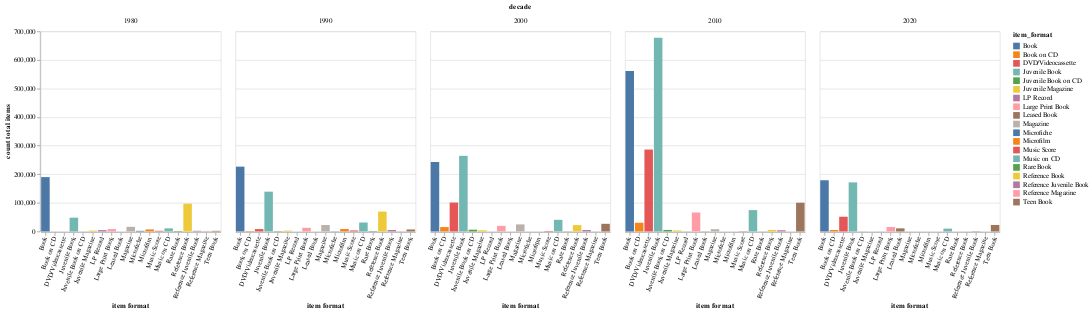

The code cell stored with this chart in its notebook:
### Code cell
#@title
chart = alt.Chart(df).mark_bar().encode(
    # x='end_date:T',
    x=alt.X(
        'item_format',
        axis=alt.Axis(title='item format', labelAngle=-70),
        # sort='-y'
    ),
    y=alt.Y(
        'count_items:Q',
        title = 'count total items',
        # scale = alt.Scale(domain=[0,100]),
    ),
    color=alt.Color(
        'item_format',
        # legend=None
    ),
    tooltip=['decade', 'item_format', 'count_items']
).properties(
    title="",
    # .format(df.iloc[0]['branch_name']),
    width=270,
).facet(
    facet='decade',
    columns=5
)

chart.display()

### Figure 1 — Vega-Lite specification as saved in the notebook (floating-point values rounded to 4 significant figures)
{"config": {"view": {"continuousWidth": 400, "continuousHeight": 300}}, "data": {"name": "data-00430cbfd0b6591dded7fa6fc9a4467f"}, "facet": {"field": "decade", "type": "quantitative"}, "spec": {"mark": "bar", "encoding": {"color": {"field": "item_format", "type": "nominal"}, "tooltip": [{"field": "decade", "type": "quantitative"}, {"field": "item_format", "type": "nominal"}, {"field": "count_items", "type": "quantitative"}], "x": {"axis": {"labelAngle": -70, "title": "item format"}, "field": "item_format", "type": "nominal"}, "y": {"field": "count_items", "title": "count total items", "type": "quantitative"}}, "title": "", "width": 270}, "columns": 5, "$schema": "https://vega.github.io/schema/vega-lite/v4.17.0.json", "datasets": {"data-00430cbfd0b6591dded7fa6fc9a4467f": [{"decade": 1980, "item_format": "Book", "count_items": 190100}, {"decade": 1980, "item_format": "Book on CD", "count_items": 214}, {"decade": 1980, "item_format": "DVD/Videocassette", "count_items": 57}, {"decade": 1980, "item_format": "Juvenile Book", "count_items": 48122}, {"decade": 1980, "item_format": "Juvenile Book on CD", "count_items": 154}, {"decade": 1980, "item_format": "Juvenile Magazine", "count_items": 2876}, {"decade": 1980, "item_format": "LP Record", "count_items": 4669}, {"decade": 1980, "item_format": "Large Print Book", "count_items": 8350}, {"decade": 1980, "item_format": "Magazine", "count_items": 16189}, {"decade": 1980, "item_format": "Microfiche", "count_items": 2134}, {"decade": 1980, "item_format": "Microfilm", "count_items": 7088}, {"decade": 1980, "item_format": "Music Score", "count_items": 2274}, {"decade": 1980, "item_format": "Music on CD", "count_items": 10811}, {"decade": 1980, "item_format": "Rare Book", "count_items": 1581}, {"decade": 1980, "item_format": "Reference Book", "count_items": 97222}, {"decade": 1980, "item_format": "Reference Juvenile Book", "count_items": 2230}, {"decade": 1980, "item_format": "Reference Magazine", "count_items": 1884}, {"decade": 1980, "item_format": "Teen Book", "count_items": 2105}, {"decade": 1990, "item_format": "Book", "count_items": 226693}, {"decade": 1990, "item_format": "Book on CD", "count_items": 1572}, {"decade": 1990, "item_format": "DVD/Videocassette", "count_items": 8270}, {"decade": 1990, "item_format": "Juvenile Book", "count_items": 139201}, {"decade": 1990, "item_format": "Juvenile Book on CD", "count_items": 1199}, {"decade": 1990, "item_format": "Juvenile Magazine", "count_items": 2773}, {"decade": 1990, "item_format": "LP Record", "count_items": 52}, {"decade": 1990, "item_format": "Large Print Book", "count_items": 12801}, {"decade": 1990, "item_format": "Magazine", "count_items": 22412}, {"decade": 1990, "item_format": "Microfiche", "count_items": 633}, {"decade": 1990, "item_format": "Microfilm", "count_items": 8629}, {"decade": 1990, "item_format": "Music Score", "count_items": 3521}, {"decade": 1990, "item_format": "Music on CD", "count_items": 31309}, {"decade": 1990, "item_format": "Rare Book", "count_items": 1437}, {"decade": 1990, "item_format": "Reference Book", "count_items": 69581}, {"decade": 1990, "item_format": "Reference Juvenile Book", "count_items": 5075}, {"decade": 1990, "item_format": "Reference Magazine", "count_items": 988}, {"decade": 1990, "item_format": "Teen Book", "count_items": 6933}, {"decade": 2000, "item_format": "Book", "count_items": 242974}, {"decade": 2000, "item_format": "Book on CD", "count_items": 15310}, {"decade": 2000, "item_format": "DVD/Videocassette", "count_items": 101122}, {"decade": 2000, "item_format": "Juvenile Book", "count_items": 264534}, {"decade": 2000, "item_format": "Juvenile Book on CD", "count_items": 6136}, {"decade": 2000, "item_format": "Juvenile Magazine", "count_items": 4136}, {"decade": 2000, "item_format": "LP Record", "count_items": 15}, {"decade": 2000, "item_format": "Large Print Book", "count_items": 19530}, {"decade": 2000, "item_format": "Magazine", "count_items": 24680}, {"decade": 2000, "item_format": "Microfiche", "count_items": 63}, {"decade": 2000, "item_format": "Microfilm", "count_items": 20}, {"decade": 2000, "item_format": "Music Score", "count_items": 1747}, {"decade": 2000, "item_format": "Music on CD", "count_items": 40579}, {"decade": 2000, "item_format": "Rare Book", "count_items": 602}, {"decade": 2000, "item_format": "Reference Book", "count_items": 22254}, {"decade": 2000, "item_format": "Reference Juvenile Book", "count_items": 4965}, {"decade": 2000, "item_format": "Reference Magazine", "count_items": 420}, {"decade": 2000, "item_format": "Teen Book", "count_items": 26709}, {"decade": 2010, "item_format": "Book", "count_items": 561471}, {"decade": 2010, "item_format": "Book on CD", "count_items": 30465}, {"decade": 2010, "item_format": "DVD/Videocassette", "count_items": 286482}, {"decade": 2010, "item_format": "Juvenile Book", "count_items": 677462}, {"decade": 2010, "item_format": "Juvenile Book on CD", "count_items": 5252}, {"decade": 2010, "item_format": "Juvenile Magazine", "count_items": 3634}, {"decade": 2010, "item_format": "LP Record", "count_items": 492}, {"decade": 2010, "item_format": "Large Print Book", "count_items": 66343}, {"decade": 2010, "item_format": "Leased Book", "count_items": 564}, {"decade": 2010, "item_format": "Magazine", "count_items": 7900}, {"decade": 2010, "item_format": "Microfiche", "count_items": 2}, {"decade": 2010, "item_format": "Microfilm", "count_items": 6}, {"decade": 2010, "item_format": "Music Score", "count_items": 953}, {"decade": 2010, "item_format": "Music on CD", "count_items": 74624}, {"decade": 2010, "item_format": "Rare Book", "count_items": 333}, {"decade": 2010, "item_format": "Reference Book", "count_items": 5265}, {"decade": 2010, "item_format": "Reference Juvenile Book", "count_items": 4167}, {"decade": 2010, "item_format": "Reference Magazine", "count_items": 25}, {"decade": 2010, "item_format": "Teen Book", "count_items": 100578}, {"decade": 2020, "item_format": "Book", "count_items": 179090}, {"decade": 2020, "item_format": "Book on CD", "count_items": 5011}, {"decade": 2020, "item_format": "DVD/Videocassette", "count_items": 51459}, {"decade": 2020, "item_format": "Juvenile Book", "count_items": 171630}, {"decade": 2020, "item_format": "Juvenile Book on CD", "count_items": 277}, {"decade": 2020, "item_format": "Juvenile Magazine", "count_items": 101}, {"decade": 2020, "item_format": "LP Record", "count_items": 185}, {"decade": 2020, "item_format": "Large Print Book", "count_items": 15671}, {"decade": 2020, "item_format": "Leased Book", "count_items": 10837}, {"decade": 2020, "item_format": "Magazine", "count_items": 277}, {"decade": 2020, "item_format": "Music Score", "count_items": 67}, {"decade": 2020, "item_format": "Music on CD", "count_items": 9813}, {"decade": 2020, "item_format": "Rare Book", "count_items": 50}, {"decade": 2020, "item_format": "Reference Book", "count_items": 349}, {"decade": 2020, "item_format": "Reference Juvenile Book", "count_items": 1074}, {"decade": 2020, "item_format": "Reference Magazine", "count_items": 104}, {"decade": 2020, "item_format": "Teen Book", "count_items": 22711}]}}
